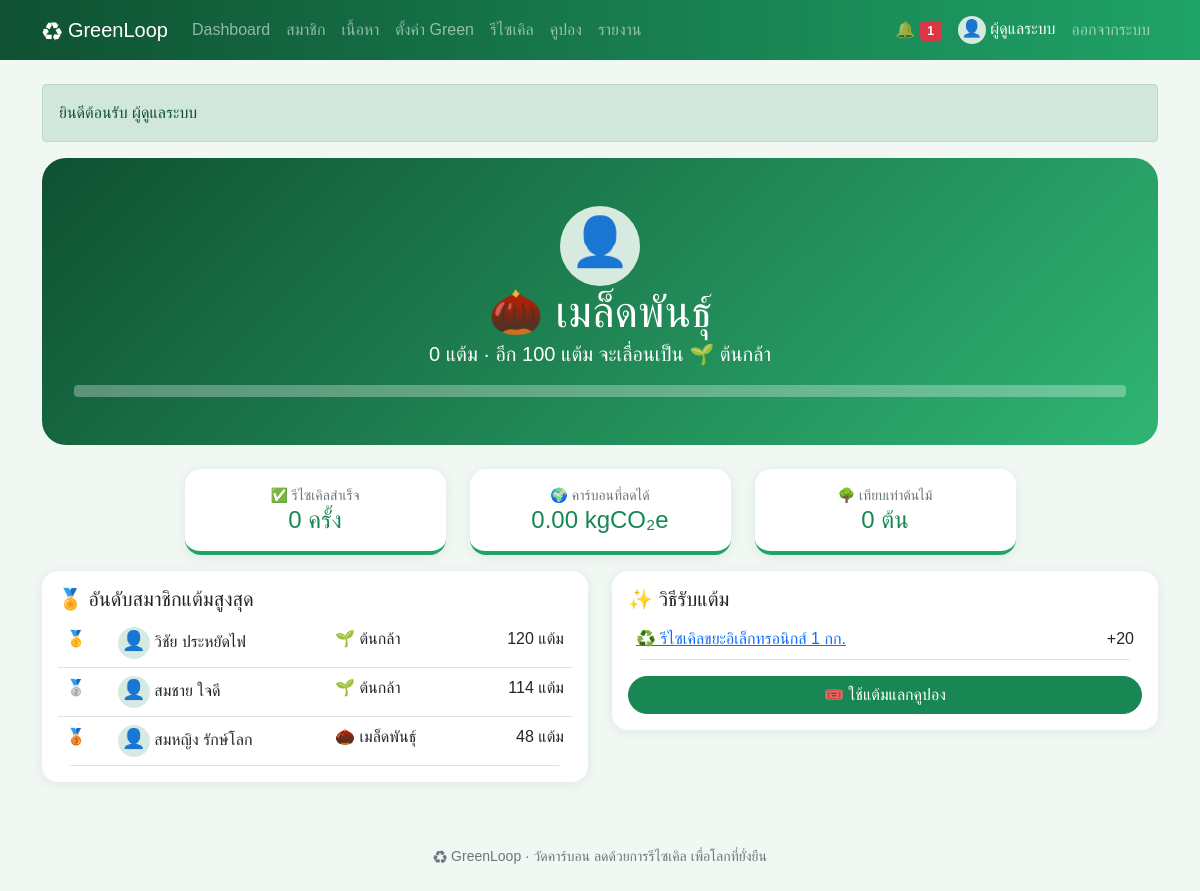
Page /points.php (signed in) on the committed database.
### tables this page shows
CREATE TABLE users (
    id INT AUTO_INCREMENT PRIMARY KEY,
    name VARCHAR(100) NOT NULL,
    email VARCHAR(100) NOT NULL UNIQUE,
    phone VARCHAR(10) NOT NULL,
    avatar VARCHAR(50) NOT NULL DEFAULT '' COMMENT 'ชื่อไฟล์รูปโปรไฟล์ใน uploads/',
    password VARCHAR(255) NOT NULL,
    question VARCHAR(100) NOT NULL COMMENT 'คำถามกันลืมรหัสผ่านที่สมาชิกเลือก',
    answer VARCHAR(255) NOT NULL COMMENT 'คำตอบกันลืมรหัสผ่าน (เข้ารหัส)',
    role ENUM('user','admin') NOT NULL DEFAULT 'user',
    status ENUM('active','suspended') NOT NULL DEFAULT 'active',
    points INT NOT NULL DEFAULT 0,
    created_at DATETIME NOT NULL DEFAULT CURRENT_TIMESTAMP
);

### points.php (the view, shortened to what this page needs)
<?php
require 'init.php';
$u = need_login();
$sum = one("SELECT COUNT(*) AS n, COALESCE(SUM(co2_kg), 0) AS co2 FROM recycles WHERE status = 'done' AND user_id = ?", [$u['id']]);
$top = all("SELECT id, name, avatar, points FROM users WHERE role = 'user' AND status = 'active' ORDER BY points DESC LIMIT 5");
$medals = ['🥇', '🥈', '🥉', '4', '5'];
$next = 0;
foreach (LEVELS as $min => $name) if (!$next && $min > $u['points']) $next = $min;
head('แต้มของฉัน', false);
?>
<div class="hero text-center mb-4">
  <?= pic($u['avatar'], 80) ?>
  <div class="big"><?= level($u['points']) ?></div>
  <p class="lead"><?= $u['points'] ?> แต้ม<?= $next ? ' · อีก ' . ($next - $u['points']) . ' แต้ม จะเลื่อนเป็น ' . LEVELS[$next] : ' · ระดับสูงสุดแล้ว' ?></p>
  <?php if ($next): ?>
    <div class="progress"><div class="progress-bar bg-warning" style="width:<?= round($u['points'] / $next * 100) ?>%"></div></div>
  <?php endif; ?>
</div>
<div class="row justify-content-center">
  <?php box('✅ รีไซเคิลสำเร็จ', $sum['n'] . ' ครั้ง') ?>
</div>
<div class="row">
  <div class="col-lg-6">
    <div class="card card-body mb-3">
      <h5>🏅 อันดับสมาชิกแต้มสูงสุด</h5>
      <table class="table mb-0">
        <?php foreach ($top as $i => $t): ?>
          <tr class="<?= $t['id'] == $u['id'] ? 'table-success' : '' ?>"><td><?= $medals[$i] ?></td><td><?= pic($t['avatar'], 32) ?> <?= e($t['name']) ?></td><td><?= level($t['points']) ?></td><td class="text-end"><?= $t['points'] ?> แต้ม</td></tr>
        <?php endforeach; ?>
      </table>
    </div>
  </div>
  <div class="col-lg-6">
    <div class="card card-body mb-3">
      <h5>✨ วิธีรับแต้ม</h5>
      <table class="table mb-0">
        <tr><td><a href="recycle.php">♻️ รีไซเคิลขยะอิเล็กทรอนิกส์ 1 กก.</a></td><td class="text-end">+<?= POINT_PER_KG ?></td></tr>
      </table>
      <a class="btn btn-success mt-3" href="coupons.php">🎟️ ใช้แต้มแลกคูปอง</a>
    </div>
  </div>
</div>
<?php foot() ?>

### init.php (shortened to what this page needs)
<?php
$db = new PDO('mysql:host=localhost;dbname=greenloop;charset=utf8mb4', 'root', '');
$db->setAttribute(PDO::ATTR_ERRMODE, PDO::ERRMODE_EXCEPTION);
$db->setAttribute(PDO::ATTR_DEFAULT_FETCH_MODE, PDO::FETCH_ASSOC);
function q($sql, $p = [])
{
    global $db;
    $s = $db->prepare($sql);
    $s->execute($p);
    return $s;
}
function all($sql, $p = []) { return q($sql, $p)->fetchAll(); }
function one($sql, $p = []) { return q($sql, $p)->fetch(); }
function val($sql, $p = []) { return q($sql, $p)->fetchColumn(); }
function e($s) { return htmlspecialchars($s ?? '', ENT_QUOTES); }
function level($points)
{
    foreach (LEVELS as $min => $name) if ($points >= $min) $lv = $name;
    return $lv;
}
function inbox() { return me()['role'] == 'admin' ? null : me()['id']; }
function pic($file, $size = 40, $icon = '👤', $link = false)
{
    if (!$file) return "<span class='pic' style='width:{$size}px;height:{$size}px;font-size:" . $size * .6 . "px'>$icon</span>";
    $img = "<img class='pic' src='" . UP . "uploads/$file' width='$size' height='$size' alt=''>";
    return $link ? "<a href='" . UP . "uploads/$file' target='_blank'>$img</a>" : $img;
}
function me()
{
    static $u;
    if (!$u && isset($_SESSION['uid'])) $u = one("SELECT * FROM users WHERE id = ? AND status = 'active'", [$_SESSION['uid']]);
    return $u;
}
function need_login()
{
    if (!me()) go(UP . 'login.php', 'กรุณาเข้าสู่ระบบก่อน', 'warning');
    return me();
}
function box($label, $value)
{
    echo "<div class='col-6 col-lg-3'><div class='card card-body box text-center mb-3'><small class='text-muted'>$label</small><h4 class='text-success mb-0'>$value</h4></div></div>";
}
function head($title, $show = true)
{
    $u = me();
    $menu = !$u ? [] : ($u['role'] == 'admin' ? MENU_ADMIN : MENU_USER);
    ?>
<!doctype html>
<html lang="th">
<head>
<link rel="stylesheet" href="<?= UP ?>assets/bootstrap.min.css">
<link rel="stylesheet" href="<?= UP ?>assets/style.css">
</head>
<body>
<nav class="navbar navbar-expand-lg navbar-dark d-print-none">
  <div class="container">
    <a class="navbar-brand" href="<?= UP ?>index.php">♻ GreenLoop</a>
    <div class="collapse navbar-collapse" id="menu">
      <div class="navbar-nav me-auto">
        <?php foreach ($menu as $file => $name): ?>
          <a class="nav-link" href="<?= UP . $file ?>"><?= $name ?></a>
        <?php endforeach; ?>
      </div>
      <div class="navbar-nav align-items-lg-center">
        <?php if (!$u): ?>
          <a class="nav-link" href="<?= UP ?>login.php">เข้าสู่ระบบ</a>
          <a class="nav-link" href="<?= UP ?>register.php">สมัครสมาชิก</a>
        <?php else: ?>
          <a class="nav-link" href="<?= UP ?>notifications.php">🔔 <span class="badge bg-danger"><?= val('SELECT COUNT(*) FROM notifications WHERE is_read = 0 AND user_id <=> ?', [inbox()]) ?></span></a>
          <span class="navbar-text text-white mx-2"><?= pic($u['avatar'], 28) ?> <?= e($u['name']) ?></span>
          <a class="nav-link" href="<?= UP ?>logout.php">ออกจากระบบ</a>
        <?php endif; ?>
      </div>
    </div>
  </div>
</nav>
<main class="container py-4">
<?php if (isset($_SESSION['flash'])): ?>
  <div class="alert alert-<?= $_SESSION['flash'][1] ?>"><?= e($_SESSION['flash'][0]) ?></div>
<?php unset($_SESSION['flash']); endif; ?>
    <?php
}
function foot()
{
    echo '</main><footer class="text-center text-muted small py-4 d-print-none">♻ GreenLoop · วัดคาร์บอน ลดด้วยการรีไซเคิล เพื่อโลกที่ยั่งยืน</footer>'
        . '<script src="' . UP . 'assets/bootstrap.bundle.min.js"></script></body></html>';
}

### assets/style.css (style rules this page uses)
body { background: #f1f7f3; font-family: "Leelawadee UI", Tahoma, sans-serif; }
.navbar { background: linear-gradient(90deg, #0f5132, #1fa367); }
.btn { border-radius: 50px; padding-left: 18px; padding-right: 18px; }
.card { border: 0; border-radius: 16px; box-shadow: 0 2px 12px rgba(15, 81, 50, .08); }
.box { border-bottom: 4px solid #1fa367; transition: transform .2s; }
.hero { background: linear-gradient(135deg, #0f5132, #2fb574); color: #fff; border-radius: 24px; padding: 48px 32px; }
.hero .progress { height: 12px; background: rgba(255, 255, 255, .3); }
.big { font-size: 44px; line-height: 1.2; }
.table { border-radius: 16px; overflow: hidden; }
.pic { display: inline-block; object-fit: cover; border-radius: 50%; background: #d7eadf; text-align: center; vertical-align: middle; }

### rows in the picture
users: role "Dashboard", role "สมาชิก", role "เนื้อหา", role "ตั้งค่า Green", role "รีไซเคิล", role "คูปอง", role "รายงาน", name "ผู้ดูแลระบบ", points "🌰 เมล็ดพันธุ์", points "0", $next-$u['points'] "100"
users: i "🥇", name "วิชัย ประหยัดไฟ", points "🌱 ต้นกล้า", points "120"
users: i "🥈", name "สมชาย ใจดี", points "🌱 ต้นกล้า", points "114"
users: i "🥉", name "สมหญิง รักษ์โลก", points "🌰 เมล็ดพันธุ์", points "48"

### other values in the picture
$icon "👤 👤"
$_SESSION['flash'][0] "ยินดีต้อนรับ ผู้ดูแลระบบ"
LEVELS[$next] "🌱 ต้นกล้า"
$label "✅ รีไซเคิลสำเร็จ 🌍 คาร์บอนที่ลดได้ 🌳 เทียบเท่าต้นไม้"
$value "0 ครั้ง 0.00 kgCO₂e 0 ต้น"
POINT_PER_KG "20"
